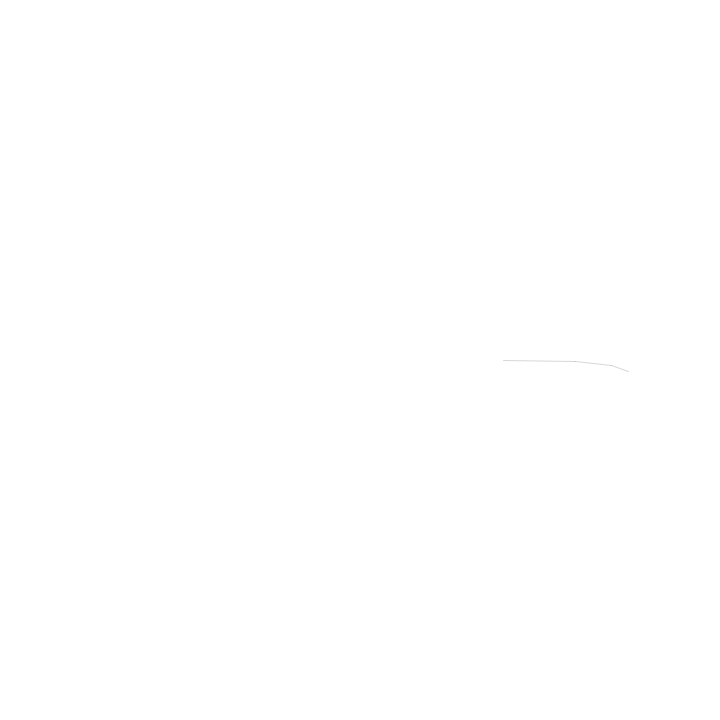
Frame 1 (no input)
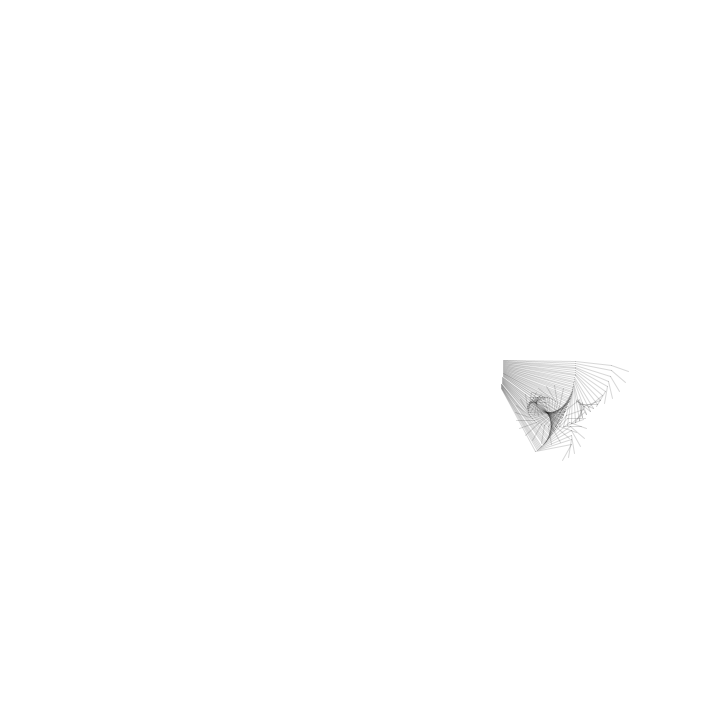
Frame 60 (the mouse pressed at the canvas centre just before this capture)
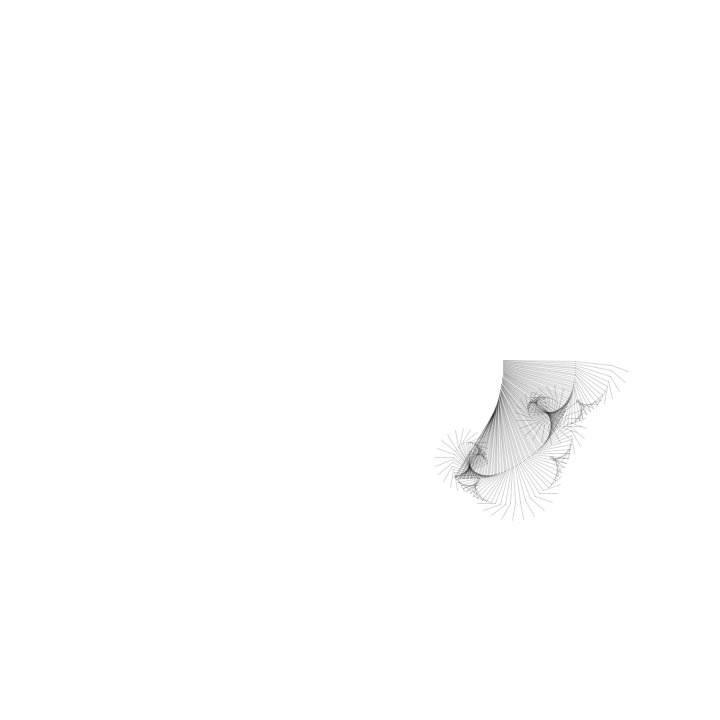
Frame 120 (the mouse held since frame 60 and released just before this capture)

The Processing sketch that drew these frames (run headless with seeded random() and noise(); from frame 60 on, the mouse is pressed at the canvas centre):

// Processing sketch: processing_146046
// ── processing_146046.pde

float raggio1 = 144;
float raggio2 = 72;
float raggio3 = 36;
float raggio4 = 18;

float passoAngolo1 = PI/937;
float passoAngolo2 = PI/177;
float passoAngolo3 = PI/31;
float passoAngolo4 = PI/9;

float drawRate = 1;

void setup()
{
  size(720,720);
  stroke(0,40);
  background(255);
}

void draw () 
{
  float c1x = 360;
  float c1y = 360;
  
  float angolo1 = frameCount*passoAngolo1;
  float c2x = c1x + cos(angolo1)*raggio1;
  float c2y = c1y + sin(angolo1)*raggio1;
  
  float angolo2 = frameCount*passoAngolo2;
  float c3x = c2x + cos(angolo2)*raggio2;
  float c3y = c2y + sin(angolo2)*raggio2;
  
  float angolo3 = frameCount*passoAngolo3;
  float c4x = c3x + cos(angolo3)*raggio3;
  float c4y = c3y + sin(angolo3)*raggio3;
  
  float angolo4 = frameCount*passoAngolo4;
  float c5x = c4x + cos(angolo4)*raggio4;
  float c5y = c4y + sin(angolo4)*raggio4;
  
  line(c2x,c2y, c3x,c3y);
  line(c3x,c3y, c4x,c4y);
  line(c4x,c4y, c5x,c5y);

  if (drawRate < 120) {
    drawRate *= 1.07;
    frameRate(drawRate);
  } 
}

void mouseClicked()
{
  raggio1 = random(310)+10;
  raggio2 = random(320-raggio1)+10;
  raggio3 = random(330-raggio1-raggio2)+10;
  raggio4 = random(340-raggio1-raggio2-raggio3)+10;

  passoAngolo1 = random(0.001,0.2);
  passoAngolo2 = random(0.001,0.2);
  passoAngolo3 = random(0.001,0.2);
  passoAngolo4 = random(0.001,0.2);
  
  background(255);
  drawRate = 1;
}
